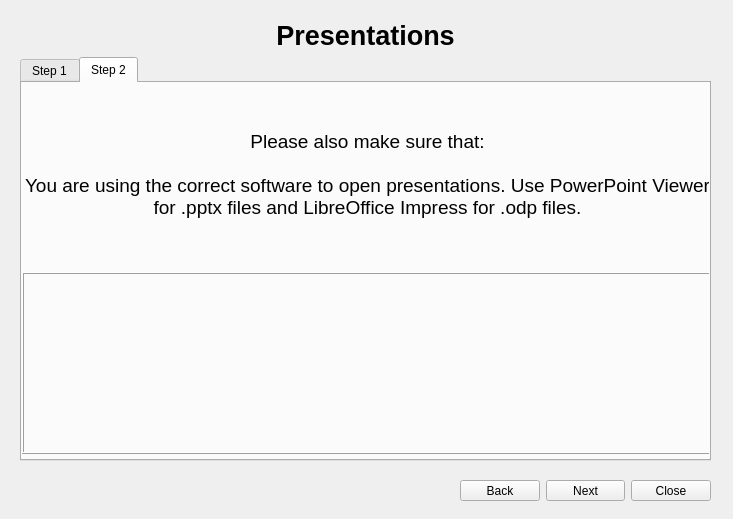
<?xml version="1.0" encoding="UTF-8"?>
<ui version="4.0">
 <class>ProblemDialog</class>
 <widget class="QDialog" name="ProblemDialog">
  <property name="geometry">
   <rect>
    <x>0</x>
    <y>0</y>
    <width>733</width>
    <height>519</height>
   </rect>
  </property>
  <property name="windowTitle">
   <string>Problem Solver</string>
  </property>
  <property name="modal">
   <bool>true</bool>
  </property>
  <widget class="QStackedWidget" name="stacked_widget">
   <property name="geometry">
    <rect>
     <x>20</x>
     <y>20</y>
     <width>691</width>
     <height>441</height>
    </rect>
   </property>
   <property name="sizePolicy">
    <sizepolicy hsizetype="Fixed" vsizetype="Fixed">
     <horstretch>0</horstretch>
     <verstretch>0</verstretch>
    </sizepolicy>
   </property>
   <property name="minimumSize">
    <size>
     <width>691</width>
     <height>441</height>
    </size>
   </property>
   <property name="maximumSize">
    <size>
     <width>691</width>
     <height>441</height>
    </size>
   </property>
   <property name="currentIndex">
    <number>4</number>
   </property>
   <widget class="QWidget" name="problem_page">
    <widget class="QWidget" name="gridLayoutWidget">
     <property name="geometry">
      <rect>
       <x>0</x>
       <y>0</y>
       <width>691</width>
       <height>441</height>
      </rect>
     </property>
     <layout class="QGridLayout" name="gridLayout">
      <item row="1" column="0">
       <widget class="QPushButton" name="browser_button">
        <property name="sizePolicy">
         <sizepolicy hsizetype="Expanding" vsizetype="Expanding">
          <horstretch>0</horstretch>
          <verstretch>1</verstretch>
         </sizepolicy>
        </property>
        <property name="toolTip">
         <string>For problems relating to Internet connectivity or web browser issues</string>
        </property>
        <property name="text">
         <string>  Web Browser/Internet</string>
        </property>
        <property name="icon">
         <iconset resource="resources.qrc">
          <normaloff>:/data/icons/firefox.png</normaloff>:/data/icons/firefox.png</iconset>
        </property>
        <property name="iconSize">
         <size>
          <width>32</width>
          <height>32</height>
         </size>
        </property>
       </widget>
      </item>
      <item row="1" column="1">
       <widget class="QPushButton" name="speakers_button">
        <property name="sizePolicy">
         <sizepolicy hsizetype="Expanding" vsizetype="Expanding">
          <horstretch>0</horstretch>
          <verstretch>1</verstretch>
         </sizepolicy>
        </property>
        <property name="toolTip">
         <string>For problems relating to sound output</string>
        </property>
        <property name="text">
         <string>  Speakers</string>
        </property>
        <property name="icon">
         <iconset resource="resources.qrc">
          <normaloff>:/data/icons/speaker.png</normaloff>:/data/icons/speaker.png</iconset>
        </property>
        <property name="iconSize">
         <size>
          <width>32</width>
          <height>32</height>
         </size>
        </property>
       </widget>
      </item>
      <item row="2" column="0">
       <widget class="QPushButton" name="projector_button">
        <property name="sizePolicy">
         <sizepolicy hsizetype="Expanding" vsizetype="Expanding">
          <horstretch>0</horstretch>
          <verstretch>1</verstretch>
         </sizepolicy>
        </property>
        <property name="font">
         <font>
          <weight>50</weight>
          <italic>false</italic>
          <bold>false</bold>
         </font>
        </property>
        <property name="toolTip">
         <string>For problems relating to connectivity with the projector/TV</string>
        </property>
        <property name="text">
         <string>  Projector/TV</string>
        </property>
        <property name="icon">
         <iconset resource="resources.qrc">
          <normaloff>:/data/icons/projector.png</normaloff>:/data/icons/projector.png</iconset>
        </property>
        <property name="iconSize">
         <size>
          <width>32</width>
          <height>32</height>
         </size>
        </property>
       </widget>
      </item>
      <item row="2" column="1">
       <widget class="QPushButton" name="presentation_button">
        <property name="sizePolicy">
         <sizepolicy hsizetype="Expanding" vsizetype="Expanding">
          <horstretch>0</horstretch>
          <verstretch>1</verstretch>
         </sizepolicy>
        </property>
        <property name="toolTip">
         <string>For problems relating to the display of presentations</string>
        </property>
        <property name="text">
         <string>  Presentations</string>
        </property>
        <property name="icon">
         <iconset resource="resources.qrc">
          <normaloff>:/data/icons/presentation.png</normaloff>:/data/icons/presentation.png</iconset>
        </property>
        <property name="iconSize">
         <size>
          <width>32</width>
          <height>32</height>
         </size>
        </property>
       </widget>
      </item>
      <item row="0" column="0" colspan="2">
       <widget class="QLabel" name="problem_title_label">
        <property name="sizePolicy">
         <sizepolicy hsizetype="Preferred" vsizetype="Preferred">
          <horstretch>0</horstretch>
          <verstretch>1</verstretch>
         </sizepolicy>
        </property>
        <property name="font">
         <font>
          <pointsize>18</pointsize>
          <weight>75</weight>
          <bold>true</bold>
         </font>
        </property>
        <property name="text">
         <string>Hello! What do you require help with?</string>
        </property>
        <property name="alignment">
         <set>Qt::AlignCenter</set>
        </property>
       </widget>
      </item>
     </layout>
    </widget>
   </widget>
   <widget class="QWidget" name="browser_page">
    <widget class="QWidget" name="gridLayoutWidget_2">
     <property name="geometry">
      <rect>
       <x>0</x>
       <y>0</y>
       <width>691</width>
       <height>441</height>
      </rect>
     </property>
     <layout class="QGridLayout" name="gridLayout_2">
      <item row="0" column="0">
       <widget class="QLabel" name="bro_title_label">
        <property name="font">
         <font>
          <pointsize>20</pointsize>
          <weight>75</weight>
          <bold>true</bold>
         </font>
        </property>
        <property name="text">
         <string>Browser/Internet connection</string>
        </property>
        <property name="alignment">
         <set>Qt::AlignCenter</set>
        </property>
       </widget>
      </item>
      <item row="1" column="0">
       <widget class="QTabWidget" name="browser_tabs">
        <property name="currentIndex">
         <number>1</number>
        </property>
        <widget class="QWidget" name="bro_tab_1">
         <attribute name="title">
          <string>Step 1</string>
         </attribute>
         <widget class="QWidget" name="gridLayoutWidget_6">
          <property name="geometry">
           <rect>
            <x>0</x>
            <y>0</y>
            <width>691</width>
            <height>371</height>
           </rect>
          </property>
          <layout class="QGridLayout" name="gridLayout_3">
           <item row="0" column="1" rowspan="2">
            <widget class="QLabel" name="label_8">
             <property name="sizePolicy">
              <sizepolicy hsizetype="Preferred" vsizetype="Preferred">
               <horstretch>1</horstretch>
               <verstretch>0</verstretch>
              </sizepolicy>
             </property>
             <property name="font">
              <font>
               <pointsize>14</pointsize>
              </font>
             </property>
             <property name="text">
              <string>Please make sure that either:

a) The Ethernet cable is plugged into the Ethernet port firmly (until it clicks);
or:
b) The computer is connected to the appropriate WiFi network.</string>
             </property>
             <property name="alignment">
              <set>Qt::AlignCenter</set>
             </property>
             <property name="wordWrap">
              <bool>true</bool>
             </property>
             <property name="margin">
              <number>5</number>
             </property>
            </widget>
           </item>
           <item row="0" column="0">
            <widget class="QLabel" name="label">
             <property name="sizePolicy">
              <sizepolicy hsizetype="Preferred" vsizetype="Preferred">
               <horstretch>1</horstretch>
               <verstretch>0</verstretch>
              </sizepolicy>
             </property>
             <property name="maximumSize">
              <size>
               <width>350</width>
               <height>250</height>
              </size>
             </property>
             <property name="text">
              <string notr="true"/>
             </property>
             <property name="pixmap">
              <pixmap resource="resources.qrc">:/data/images/problem_screenshots/ethernet_cable.jpg</pixmap>
             </property>
             <property name="scaledContents">
              <bool>true</bool>
             </property>
             <property name="alignment">
              <set>Qt::AlignCenter</set>
             </property>
             <property name="wordWrap">
              <bool>false</bool>
             </property>
             <property name="textInteractionFlags">
              <set>Qt::NoTextInteraction</set>
             </property>
            </widget>
           </item>
          </layout>
         </widget>
        </widget>
        <widget class="QWidget" name="bro_tab_2">
         <attribute name="title">
          <string>Step 2</string>
         </attribute>
         <widget class="QWidget" name="gridLayoutWidget_7">
          <property name="geometry">
           <rect>
            <x>0</x>
            <y>0</y>
            <width>691</width>
            <height>371</height>
           </rect>
          </property>
          <layout class="QGridLayout" name="gridLayout_4">
           <item row="0" column="1" rowspan="2">
            <widget class="QLabel" name="label_11">
             <property name="sizePolicy">
              <sizepolicy hsizetype="Preferred" vsizetype="Preferred">
               <horstretch>1</horstretch>
               <verstretch>0</verstretch>
              </sizepolicy>
             </property>
             <property name="font">
              <font>
               <pointsize>14</pointsize>
              </font>
             </property>
             <property name="frameShape">
              <enum>QFrame::NoFrame</enum>
             </property>
             <property name="text">
              <string>Please also make sure that:

1) The URL you are typing in is correct;

2) The site isn't experiencing other problems (check whether it's accessible using another device).</string>
             </property>
             <property name="alignment">
              <set>Qt::AlignCenter</set>
             </property>
             <property name="wordWrap">
              <bool>true</bool>
             </property>
             <property name="margin">
              <number>5</number>
             </property>
            </widget>
           </item>
           <item row="0" column="0" rowspan="2">
            <widget class="QLabel" name="label_10">
             <property name="sizePolicy">
              <sizepolicy hsizetype="Preferred" vsizetype="Maximum">
               <horstretch>1</horstretch>
               <verstretch>0</verstretch>
              </sizepolicy>
             </property>
             <property name="maximumSize">
              <size>
               <width>350</width>
               <height>300</height>
              </size>
             </property>
             <property name="frameShape">
              <enum>QFrame::Box</enum>
             </property>
             <property name="frameShadow">
              <enum>QFrame::Raised</enum>
             </property>
             <property name="text">
              <string notr="true"/>
             </property>
             <property name="pixmap">
              <pixmap resource="resources.qrc">:/data/images/problem_screenshots/bad_url.png</pixmap>
             </property>
             <property name="scaledContents">
              <bool>false</bool>
             </property>
             <property name="alignment">
              <set>Qt::AlignLeading|Qt::AlignLeft|Qt::AlignVCenter</set>
             </property>
             <property name="wordWrap">
              <bool>false</bool>
             </property>
             <property name="textInteractionFlags">
              <set>Qt::NoTextInteraction</set>
             </property>
            </widget>
           </item>
          </layout>
         </widget>
        </widget>
       </widget>
      </item>
     </layout>
    </widget>
   </widget>
   <widget class="QWidget" name="projector_page">
    <widget class="QWidget" name="gridLayoutWidget_3">
     <property name="geometry">
      <rect>
       <x>0</x>
       <y>0</y>
       <width>691</width>
       <height>441</height>
      </rect>
     </property>
     <layout class="QGridLayout" name="gridLayout_5">
      <item row="0" column="0">
       <widget class="QLabel" name="pro_title_label">
        <property name="font">
         <font>
          <pointsize>20</pointsize>
          <weight>75</weight>
          <bold>true</bold>
         </font>
        </property>
        <property name="text">
         <string>Projector/TV</string>
        </property>
        <property name="alignment">
         <set>Qt::AlignCenter</set>
        </property>
       </widget>
      </item>
      <item row="1" column="0">
       <widget class="QTabWidget" name="projector_tabs">
        <property name="currentIndex">
         <number>0</number>
        </property>
        <widget class="QWidget" name="pro_tab_1">
         <attribute name="title">
          <string>Step 1</string>
         </attribute>
         <widget class="QWidget" name="gridLayoutWidget_8">
          <property name="geometry">
           <rect>
            <x>0</x>
            <y>0</y>
            <width>691</width>
            <height>371</height>
           </rect>
          </property>
          <layout class="QGridLayout" name="gridLayout_8">
           <item row="1" column="1" rowspan="2">
            <widget class="QLabel" name="label_13">
             <property name="sizePolicy">
              <sizepolicy hsizetype="Preferred" vsizetype="Preferred">
               <horstretch>1</horstretch>
               <verstretch>0</verstretch>
              </sizepolicy>
             </property>
             <property name="font">
              <font>
               <pointsize>14</pointsize>
              </font>
             </property>
             <property name="text">
              <string>Please make sure that:

1) The projector/TV is plugged into a socket/extension cord and turned on;

2) The projector/TV is connected to the computer via a VGA/HDMI/DP cable.</string>
             </property>
             <property name="alignment">
              <set>Qt::AlignCenter</set>
             </property>
             <property name="wordWrap">
              <bool>true</bool>
             </property>
             <property name="margin">
              <number>5</number>
             </property>
            </widget>
           </item>
           <item row="1" column="0">
            <widget class="QLabel" name="label_15">
             <property name="sizePolicy">
              <sizepolicy hsizetype="Preferred" vsizetype="Preferred">
               <horstretch>1</horstretch>
               <verstretch>0</verstretch>
              </sizepolicy>
             </property>
             <property name="maximumSize">
              <size>
               <width>330</width>
               <height>200</height>
              </size>
             </property>
             <property name="text">
              <string notr="true"/>
             </property>
             <property name="pixmap">
              <pixmap resource="resources.qrc">:/data/images/problem_screenshots/dp_cable.jpg</pixmap>
             </property>
             <property name="scaledContents">
              <bool>true</bool>
             </property>
             <property name="textInteractionFlags">
              <set>Qt::NoTextInteraction</set>
             </property>
            </widget>
           </item>
          </layout>
         </widget>
        </widget>
        <widget class="QWidget" name="pro_tab_2">
         <attribute name="title">
          <string>Step 2</string>
         </attribute>
         <widget class="QWidget" name="gridLayoutWidget_9">
          <property name="geometry">
           <rect>
            <x>0</x>
            <y>0</y>
            <width>691</width>
            <height>371</height>
           </rect>
          </property>
          <layout class="QGridLayout" name="gridLayout_9">
           <item row="0" column="0">
            <widget class="QLabel" name="label_17">
             <property name="sizePolicy">
              <sizepolicy hsizetype="Preferred" vsizetype="Preferred">
               <horstretch>1</horstretch>
               <verstretch>0</verstretch>
              </sizepolicy>
             </property>
             <property name="text">
              <string>Image 1</string>
             </property>
            </widget>
           </item>
           <item row="1" column="0">
            <widget class="QLabel" name="label_18">
             <property name="sizePolicy">
              <sizepolicy hsizetype="Preferred" vsizetype="Preferred">
               <horstretch>1</horstretch>
               <verstretch>0</verstretch>
              </sizepolicy>
             </property>
             <property name="frameShape">
              <enum>QFrame::Box</enum>
             </property>
             <property name="frameShadow">
              <enum>QFrame::Raised</enum>
             </property>
             <property name="text">
              <string notr="true"/>
             </property>
             <property name="pixmap">
              <pixmap resource="resources.qrc">:/data/images/problem_screenshots/display.png</pixmap>
             </property>
             <property name="scaledContents">
              <bool>true</bool>
             </property>
             <property name="alignment">
              <set>Qt::AlignCenter</set>
             </property>
             <property name="textInteractionFlags">
              <set>Qt::NoTextInteraction</set>
             </property>
            </widget>
           </item>
           <item row="0" column="1" rowspan="2">
            <widget class="QLabel" name="label_16">
             <property name="sizePolicy">
              <sizepolicy hsizetype="Preferred" vsizetype="Preferred">
               <horstretch>1</horstretch>
               <verstretch>0</verstretch>
              </sizepolicy>
             </property>
             <property name="font">
              <font>
               <pointsize>14</pointsize>
              </font>
             </property>
             <property name="text">
              <string>Please also make sure that:

1) The &quot;source&quot; on the projector/TV is set to &quot;Computer&quot;, VGA, HDMI or DP;

2) The screen mirroring mode is either set to &quot;duplicate&quot; or &quot;extend&quot; (you can change it by pressing the Windows key and P simultaneously).</string>
             </property>
             <property name="alignment">
              <set>Qt::AlignCenter</set>
             </property>
             <property name="wordWrap">
              <bool>true</bool>
             </property>
             <property name="margin">
              <number>5</number>
             </property>
            </widget>
           </item>
          </layout>
         </widget>
        </widget>
       </widget>
      </item>
     </layout>
    </widget>
   </widget>
   <widget class="QWidget" name="speakers_page">
    <widget class="QWidget" name="gridLayoutWidget_4">
     <property name="geometry">
      <rect>
       <x>0</x>
       <y>0</y>
       <width>691</width>
       <height>441</height>
      </rect>
     </property>
     <layout class="QGridLayout" name="gridLayout_6">
      <item row="0" column="0">
       <widget class="QLabel" name="spe_title_label">
        <property name="sizePolicy">
         <sizepolicy hsizetype="Preferred" vsizetype="Preferred">
          <horstretch>0</horstretch>
          <verstretch>0</verstretch>
         </sizepolicy>
        </property>
        <property name="font">
         <font>
          <pointsize>20</pointsize>
          <weight>75</weight>
          <bold>true</bold>
         </font>
        </property>
        <property name="text">
         <string>Speakers</string>
        </property>
        <property name="alignment">
         <set>Qt::AlignCenter</set>
        </property>
       </widget>
      </item>
      <item row="1" column="0">
       <widget class="QTabWidget" name="speakers_tabs">
        <property name="sizePolicy">
         <sizepolicy hsizetype="Expanding" vsizetype="Expanding">
          <horstretch>0</horstretch>
          <verstretch>0</verstretch>
         </sizepolicy>
        </property>
        <property name="currentIndex">
         <number>0</number>
        </property>
        <widget class="QWidget" name="spe_tab_1">
         <attribute name="title">
          <string>Step 1</string>
         </attribute>
         <widget class="QWidget" name="gridLayoutWidget_10">
          <property name="geometry">
           <rect>
            <x>0</x>
            <y>0</y>
            <width>691</width>
            <height>384</height>
           </rect>
          </property>
          <layout class="QGridLayout" name="gridLayout_10">
           <item row="1" column="1" rowspan="2">
            <widget class="QLabel" name="label_3">
             <property name="sizePolicy">
              <sizepolicy hsizetype="Preferred" vsizetype="Preferred">
               <horstretch>1</horstretch>
               <verstretch>0</verstretch>
              </sizepolicy>
             </property>
             <property name="font">
              <font>
               <pointsize>14</pointsize>
               <weight>50</weight>
               <italic>false</italic>
               <bold>false</bold>
              </font>
             </property>
             <property name="text">
              <string>Please make sure that:

1) The speakers are plugged into the wall socket/extension cord;

2) The speaker cable is plugged into the computer's headphone/speaker port (green or colourless).</string>
             </property>
             <property name="alignment">
              <set>Qt::AlignCenter</set>
             </property>
             <property name="wordWrap">
              <bool>true</bool>
             </property>
             <property name="margin">
              <number>5</number>
             </property>
            </widget>
           </item>
           <item row="1" column="0">
            <widget class="QLabel" name="label_4">
             <property name="sizePolicy">
              <sizepolicy hsizetype="Preferred" vsizetype="Preferred">
               <horstretch>1</horstretch>
               <verstretch>0</verstretch>
              </sizepolicy>
             </property>
             <property name="maximumSize">
              <size>
               <width>350</width>
               <height>250</height>
              </size>
             </property>
             <property name="text">
              <string notr="true"/>
             </property>
             <property name="pixmap">
              <pixmap resource="resources.qrc">:/data/images/problem_screenshots/aux_cable.jpg</pixmap>
             </property>
             <property name="scaledContents">
              <bool>true</bool>
             </property>
             <property name="textInteractionFlags">
              <set>Qt::NoTextInteraction</set>
             </property>
            </widget>
           </item>
          </layout>
         </widget>
        </widget>
        <widget class="QWidget" name="spe_tab_2">
         <attribute name="title">
          <string>Step 2</string>
         </attribute>
         <widget class="QWidget" name="gridLayoutWidget_11">
          <property name="geometry">
           <rect>
            <x>0</x>
            <y>0</y>
            <width>691</width>
            <height>406</height>
           </rect>
          </property>
          <layout class="QGridLayout" name="gridLayout_11">
           <item row="0" column="0">
            <widget class="QLabel" name="label_6">
             <property name="sizePolicy">
              <sizepolicy hsizetype="Preferred" vsizetype="Preferred">
               <horstretch>1</horstretch>
               <verstretch>0</verstretch>
              </sizepolicy>
             </property>
             <property name="autoFillBackground">
              <bool>false</bool>
             </property>
             <property name="styleSheet">
              <string notr="true"/>
             </property>
             <property name="frameShape">
              <enum>QFrame::Box</enum>
             </property>
             <property name="frameShadow">
              <enum>QFrame::Raised</enum>
             </property>
             <property name="text">
              <string/>
             </property>
             <property name="pixmap">
              <pixmap resource="resources.qrc">:/data/images/problem_screenshots/volume.png</pixmap>
             </property>
             <property name="scaledContents">
              <bool>false</bool>
             </property>
             <property name="alignment">
              <set>Qt::AlignCenter</set>
             </property>
            </widget>
           </item>
           <item row="1" column="0">
            <widget class="QLabel" name="label_7">
             <property name="sizePolicy">
              <sizepolicy hsizetype="Preferred" vsizetype="Preferred">
               <horstretch>1</horstretch>
               <verstretch>0</verstretch>
              </sizepolicy>
             </property>
             <property name="frameShape">
              <enum>QFrame::Box</enum>
             </property>
             <property name="frameShadow">
              <enum>QFrame::Raised</enum>
             </property>
             <property name="text">
              <string/>
             </property>
             <property name="pixmap">
              <pixmap resource="resources.qrc">:/data/images/problem_screenshots/speakers.png</pixmap>
             </property>
             <property name="alignment">
              <set>Qt::AlignCenter</set>
             </property>
            </widget>
           </item>
           <item row="0" column="1" rowspan="2">
            <widget class="QLabel" name="label_5">
             <property name="sizePolicy">
              <sizepolicy hsizetype="Preferred" vsizetype="Preferred">
               <horstretch>1</horstretch>
               <verstretch>0</verstretch>
              </sizepolicy>
             </property>
             <property name="font">
              <font>
               <pointsize>14</pointsize>
              </font>
             </property>
             <property name="text">
              <string>Please also make sure that:

1) The computer volume is set to a non-zero value;

2) The correct output device is selected in the operating system's audio device settings.</string>
             </property>
             <property name="alignment">
              <set>Qt::AlignCenter</set>
             </property>
             <property name="wordWrap">
              <bool>true</bool>
             </property>
             <property name="margin">
              <number>5</number>
             </property>
            </widget>
           </item>
          </layout>
         </widget>
        </widget>
       </widget>
      </item>
     </layout>
    </widget>
   </widget>
   <widget class="QWidget" name="presentation_page">
    <widget class="QWidget" name="gridLayoutWidget_5">
     <property name="geometry">
      <rect>
       <x>0</x>
       <y>0</y>
       <width>691</width>
       <height>441</height>
      </rect>
     </property>
     <layout class="QGridLayout" name="gridLayout_7">
      <item row="1" column="0">
       <widget class="QTabWidget" name="presentation_tabs">
        <property name="currentIndex">
         <number>1</number>
        </property>
        <widget class="QWidget" name="pre_tab_1">
         <attribute name="title">
          <string>Step 1</string>
         </attribute>
         <widget class="QWidget" name="gridLayoutWidget_12">
          <property name="geometry">
           <rect>
            <x>0</x>
            <y>0</y>
            <width>691</width>
            <height>371</height>
           </rect>
          </property>
          <layout class="QGridLayout" name="gridLayout_12">
           <item row="0" column="1" rowspan="2">
            <widget class="QLabel" name="label_19">
             <property name="sizePolicy">
              <sizepolicy hsizetype="Preferred" vsizetype="Preferred">
               <horstretch>1</horstretch>
               <verstretch>0</verstretch>
              </sizepolicy>
             </property>
             <property name="font">
              <font>
               <pointsize>14</pointsize>
              </font>
             </property>
             <property name="text">
              <string>Please make sure that:

 The correct screen mirroring option is set (&quot;mirror&quot; will display the same thing on the projector/TV as on the computer's display, &quot;extend&quot; will display a control interface on one of the screens). Refer to the &quot;Projector/TV&quot; problem helper secrtion for more information.</string>
             </property>
             <property name="alignment">
              <set>Qt::AlignCenter</set>
             </property>
             <property name="wordWrap">
              <bool>true</bool>
             </property>
             <property name="margin">
              <number>5</number>
             </property>
            </widget>
           </item>
           <item row="0" column="0">
            <widget class="QLabel" name="label_20">
             <property name="sizePolicy">
              <sizepolicy hsizetype="Preferred" vsizetype="Preferred">
               <horstretch>1</horstretch>
               <verstretch>0</verstretch>
              </sizepolicy>
             </property>
             <property name="maximumSize">
              <size>
               <width>300</width>
               <height>200</height>
              </size>
             </property>
             <property name="font">
              <font>
               <pointsize>12</pointsize>
              </font>
             </property>
             <property name="text">
              <string notr="true"/>
             </property>
             <property name="pixmap">
              <pixmap resource="resources.qrc">:/data/images/problem_screenshots/display.png</pixmap>
             </property>
             <property name="scaledContents">
              <bool>true</bool>
             </property>
             <property name="textInteractionFlags">
              <set>Qt::NoTextInteraction</set>
             </property>
            </widget>
           </item>
           <item row="1" column="0">
            <widget class="QLabel" name="label_21">
             <property name="sizePolicy">
              <sizepolicy hsizetype="Preferred" vsizetype="Preferred">
               <horstretch>1</horstretch>
               <verstretch>0</verstretch>
              </sizepolicy>
             </property>
             <property name="maximumSize">
              <size>
               <width>300</width>
               <height>160</height>
              </size>
             </property>
             <property name="font">
              <font>
               <pointsize>12</pointsize>
              </font>
             </property>
             <property name="text">
              <string notr="true"/>
             </property>
             <property name="pixmap">
              <pixmap resource="resources.qrc">:/data/images/problem_screenshots/dp_cable.jpg</pixmap>
             </property>
             <property name="scaledContents">
              <bool>true</bool>
             </property>
             <property name="textInteractionFlags">
              <set>Qt::NoTextInteraction</set>
             </property>
            </widget>
           </item>
          </layout>
         </widget>
        </widget>
        <widget class="QWidget" name="pre_tab_2">
         <attribute name="title">
          <string>Step 2</string>
         </attribute>
         <widget class="QWidget" name="gridLayoutWidget_13">
          <property name="geometry">
           <rect>
            <x>0</x>
            <y>0</y>
            <width>691</width>
            <height>371</height>
           </rect>
          </property>
          <layout class="QGridLayout" name="gridLayout_13">
           <item row="1" column="0">
            <widget class="QLabel" name="label_23">
             <property name="sizePolicy">
              <sizepolicy hsizetype="Preferred" vsizetype="Preferred">
               <horstretch>1</horstretch>
               <verstretch>0</verstretch>
              </sizepolicy>
             </property>
             <property name="frameShape">
              <enum>QFrame::Box</enum>
             </property>
             <property name="frameShadow">
              <enum>QFrame::Raised</enum>
             </property>
             <property name="text">
              <string notr="true"/>
             </property>
             <property name="pixmap">
              <pixmap resource="resources.qrc">:/data/images/problem_screenshots/presentations.png</pixmap>
             </property>
             <property name="scaledContents">
              <bool>false</bool>
             </property>
             <property name="alignment">
              <set>Qt::AlignCenter</set>
             </property>
             <property name="textInteractionFlags">
              <set>Qt::NoTextInteraction</set>
             </property>
            </widget>
           </item>
           <item row="0" column="0">
            <widget class="QLabel" name="label_22">
             <property name="sizePolicy">
              <sizepolicy hsizetype="Preferred" vsizetype="Preferred">
               <horstretch>1</horstretch>
               <verstretch>0</verstretch>
              </sizepolicy>
             </property>
             <property name="font">
              <font>
               <pointsize>14</pointsize>
              </font>
             </property>
             <property name="text">
              <string>Please also make sure that:

You are using the correct software to open presentations. Use PowerPoint Viewer for .pptx files and LibreOffice Impress for .odp files.</string>
             </property>
             <property name="alignment">
              <set>Qt::AlignCenter</set>
             </property>
             <property name="wordWrap">
              <bool>true</bool>
             </property>
             <property name="margin">
              <number>5</number>
             </property>
            </widget>
           </item>
          </layout>
         </widget>
        </widget>
       </widget>
      </item>
      <item row="0" column="0">
       <widget class="QLabel" name="pre_title_label">
        <property name="font">
         <font>
          <pointsize>20</pointsize>
          <weight>75</weight>
          <bold>true</bold>
         </font>
        </property>
        <property name="text">
         <string>Presentations</string>
        </property>
        <property name="alignment">
         <set>Qt::AlignCenter</set>
        </property>
       </widget>
      </item>
     </layout>
    </widget>
   </widget>
  </widget>
  <widget class="QWidget" name="horizontalLayoutWidget">
   <property name="geometry">
    <rect>
     <x>460</x>
     <y>470</y>
     <width>251</width>
     <height>41</height>
    </rect>
   </property>
   <layout class="QHBoxLayout" name="horizontalLayout">
    <item>
     <widget class="QToolButton" name="back_button">
      <property name="enabled">
       <bool>true</bool>
      </property>
      <property name="sizePolicy">
       <sizepolicy hsizetype="Preferred" vsizetype="Fixed">
        <horstretch>0</horstretch>
        <verstretch>0</verstretch>
       </sizepolicy>
      </property>
      <property name="text">
       <string>Back</string>
      </property>
     </widget>
    </item>
    <item>
     <widget class="QToolButton" name="next_button">
      <property name="enabled">
       <bool>true</bool>
      </property>
      <property name="sizePolicy">
       <sizepolicy hsizetype="Preferred" vsizetype="Fixed">
        <horstretch>0</horstretch>
        <verstretch>0</verstretch>
       </sizepolicy>
      </property>
      <property name="text">
       <string>Next</string>
      </property>
     </widget>
    </item>
    <item>
     <widget class="QToolButton" name="close_button">
      <property name="sizePolicy">
       <sizepolicy hsizetype="Preferred" vsizetype="Fixed">
        <horstretch>0</horstretch>
        <verstretch>0</verstretch>
       </sizepolicy>
      </property>
      <property name="text">
       <string>Close</string>
      </property>
     </widget>
    </item>
   </layout>
  </widget>
 </widget>
 <resources>
  <include location="resources.qrc"/>
 </resources>
 <connections>
  <connection>
   <sender>close_button</sender>
   <signal>clicked()</signal>
   <receiver>ProblemDialog</receiver>
   <slot>reject()</slot>
   <hints>
    <hint type="sourcelabel">
     <x>665</x>
     <y>491</y>
    </hint>
    <hint type="destinationlabel">
     <x>392</x>
     <y>473</y>
    </hint>
   </hints>
  </connection>
 </connections>
</ui>
